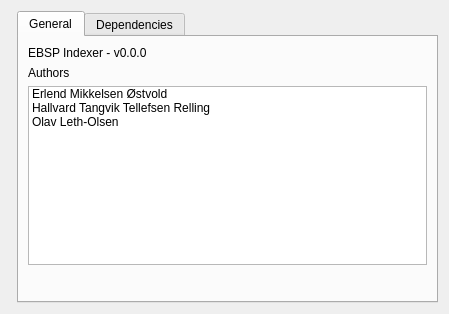
<?xml version="1.0" encoding="UTF-8"?>
<ui version="4.0">
 <class>AboutDialog</class>
 <widget class="QDialog" name="AboutDialog">
  <property name="geometry">
   <rect>
    <x>0</x>
    <y>0</y>
    <width>449</width>
    <height>314</height>
   </rect>
  </property>
  <property name="windowTitle">
   <string>About</string>
  </property>
  <layout class="QFormLayout" name="formLayout_2">
   <item row="0" column="1">
    <widget class="QTabWidget" name="tabWidget">
     <property name="currentIndex">
      <number>0</number>
     </property>
     <widget class="QWidget" name="tab">
      <attribute name="title">
       <string>General</string>
      </attribute>
      <layout class="QVBoxLayout" name="verticalLayout">
       <item>
        <layout class="QHBoxLayout" name="horizontalLayout">
         <item>
          <widget class="QLabel" name="softwareVersionLabel">
           <property name="text">
            <string>EBSP Indexer - v0.0.0</string>
           </property>
          </widget>
         </item>
        </layout>
       </item>
       <item>
        <widget class="QLabel" name="label_2">
         <property name="text">
          <string>Authors</string>
         </property>
        </widget>
       </item>
       <item>
        <widget class="QListWidget" name="authorListWidget">
         <item>
          <property name="text">
           <string>Erlend Mikkelsen Østvold</string>
          </property>
         </item>
         <item>
          <property name="text">
           <string>Hallvard Tangvik Tellefsen Relling</string>
          </property>
         </item>
         <item>
          <property name="text">
           <string>Olav Leth-Olsen</string>
          </property>
         </item>
        </widget>
       </item>
       <item>
        <spacer name="verticalSpacer">
         <property name="orientation">
          <enum>Qt::Vertical</enum>
         </property>
         <property name="sizeHint" stdset="0">
          <size>
           <width>20</width>
           <height>40</height>
          </size>
         </property>
        </spacer>
       </item>
      </layout>
     </widget>
     <widget class="QWidget" name="tab_2">
      <attribute name="title">
       <string>Dependencies</string>
      </attribute>
      <layout class="QVBoxLayout" name="verticalLayout_2">
       <item>
        <widget class="QTableWidget" name="dependenciesTableWidget">
         <property name="minimumSize">
          <size>
           <width>0</width>
           <height>220</height>
          </size>
         </property>
         <property name="editTriggers">
          <set>QAbstractItemView::NoEditTriggers</set>
         </property>
         <property name="selectionMode">
          <enum>QAbstractItemView::NoSelection</enum>
         </property>
         <property name="rowCount">
          <number>0</number>
         </property>
         <property name="columnCount">
          <number>2</number>
         </property>
         <attribute name="horizontalHeaderDefaultSectionSize">
          <number>150</number>
         </attribute>
         <attribute name="horizontalHeaderStretchLastSection">
          <bool>true</bool>
         </attribute>
         <attribute name="verticalHeaderVisible">
          <bool>false</bool>
         </attribute>
         <attribute name="verticalHeaderStretchLastSection">
          <bool>false</bool>
         </attribute>
         <column>
          <property name="text">
           <string>Name</string>
          </property>
         </column>
         <column>
          <property name="text">
           <string>Version</string>
          </property>
         </column>
        </widget>
       </item>
       <item>
        <spacer name="verticalSpacer_2">
         <property name="orientation">
          <enum>Qt::Vertical</enum>
         </property>
         <property name="sizeHint" stdset="0">
          <size>
           <width>20</width>
           <height>40</height>
          </size>
         </property>
        </spacer>
       </item>
      </layout>
     </widget>
    </widget>
   </item>
  </layout>
 </widget>
 <resources/>
 <connections/>
</ui>
